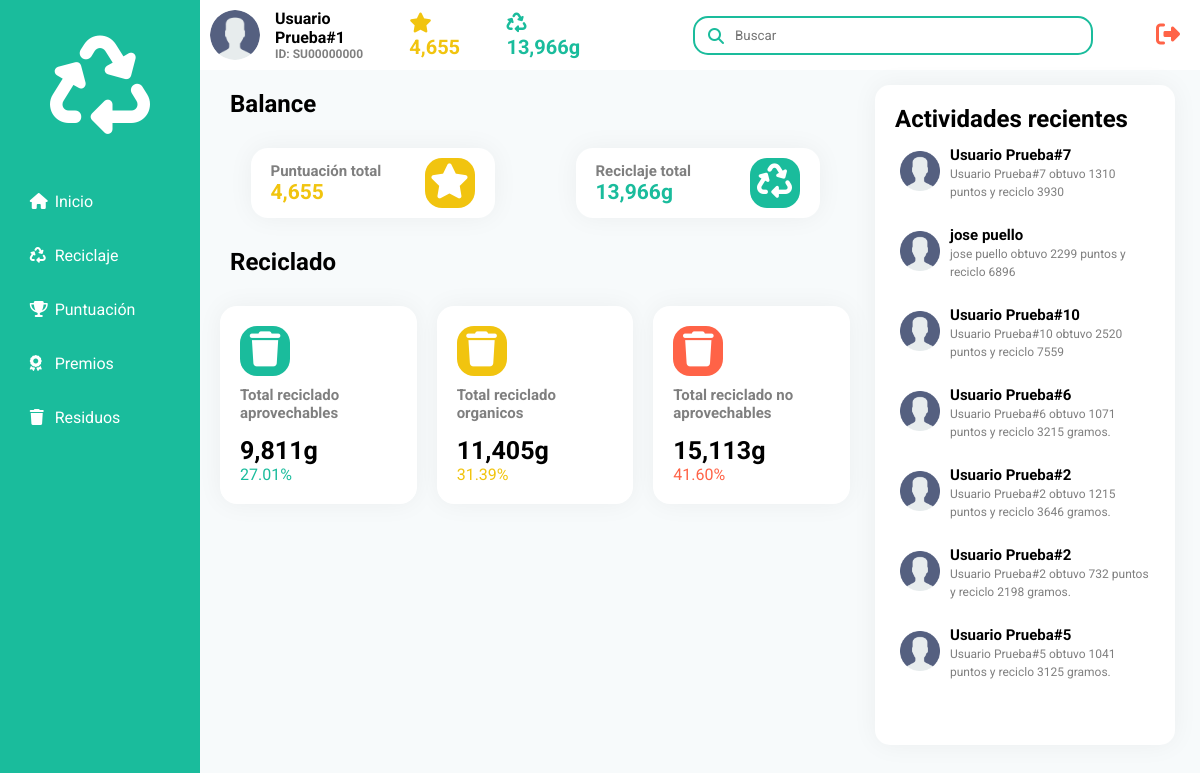
The page /?controlador=paginas&accion=inicio (signed in) on the database its author committed.
### tables this page shows
CREATE TABLE `usuarios` (
  `ID_Usuario` varchar(18) NOT NULL,
  `Avatar` longblob DEFAULT NULL,
  `Nombre` varchar(25) NOT NULL,
  `Apellido` varchar(25) NOT NULL,
  `Correo` varchar(100) NOT NULL,
  `FechaNacimiento` date DEFAULT NULL,
  `Contrasena` varchar(250) NOT NULL,
  `Telefono` varchar(15) DEFAULT NULL,
  `Genero` char(1) DEFAULT NULL,
  `Puntos_Totales` int(11) DEFAULT NULL,
  `Total_Reciclado` int(11) DEFAULT NULL
);

CREATE TABLE `actividades_recientes` (
  `ID_Actividad` varchar(10) NOT NULL,
  `Descripcrion` text NOT NULL,
  `Fecha` date NOT NULL DEFAULT current_timestamp(),
  `ID_Usuario` varchar(18) NOT NULL
);

### model/usuario.php (called while the page is built, shortened)
<?php
class Usuario
{
    private $nombre;
    private $apellido;
    private $totalPuntos;
    private $totalReciclaje;
    public function setUsuario($correo)
    {
        $conexion = BD::crearInstancia();
        $sql = $conexion->prepare("SELECT * FROM usuarios WHERE Correo = ?");
        $sql->execute(array($correo));
        foreach ($sql as $usuario) {
            $this->ID = $usuario['ID_Usuario'];
            $this->nombre = $usuario['Nombre'];
            $this->apellido = $usuario['Apellido'];
            $this->totalPuntos = $usuario['Puntos_Totales'];
            $this->totalReciclaje = $usuario['Total_Reciclado'];
        }
    }
    public function getNombre()
    {
        return $this->nombre;
    }
    public function getApellido()
    {
        return $this->apellido;
    }
    public function getIdUsuario()
    {
        return $this->ID;
    }
    public function getTotalPuntos()
    {
        return $this->totalPuntos;
    }
    public function getTotalReciclado()
    {
        return $this->totalReciclaje;
    }
}

### controller/controlador_paginas.php (called while the page is built, shortened)
<?php
class ControladorPaginas
{
    public function inicio()
    {
        $usuario1 = $GLOBALS['usuario'];
        include_once("model/reciclaje.php");
        include_once("model/actividad.php");
        $reciclaje = new Reciclaje();
        $reciclaje->consultarReciclajeTotal($usuario1->getIdUsuario());
        $actividadTabla = Actividad::consultarActividad($usuario1->getIdUsuario());
        include_once("view/pages/inicio.php");
    }
}

### router.php (called while the page is built, shortened)
<?php
$controlador = new $objControlador();
$controlador->$accion();

### model/reciclaje.php (called while the page is built, shortened)
<?php
class Reciclaje
{
    private $organico;
    private $aprovechable;
    private $noAprovechable;
    public function consultarReciclajeTotal($idUsuario)
    {
        $conexion = BD::crearInstancia();
        $sql = $conexion->prepare("SELECT SUM(Aprovechables) as Aprovechables,
        SUM(Organicos) as No_Aprovechable, SUM(No_Aprovechable) as Organicos
        FROM reciclaje WHERE ID_Usuario = ?");
        $sql->execute(array($idUsuario));
        foreach ($sql as $reciclado) {
            $this->aprovechable = $reciclado['Aprovechables'];
            $this->noAprovechable = $reciclado['No_Aprovechable'];
            $this->organico = $reciclado['Organicos'];
        }
    }
    public function getProcentaje($reciclado)
    {
        $total = $this->aprovechable + $this->noAprovechable + $this->organico;
        if ($total == 0) {
            return 0;
        } else {
            return $porcentajeReciclado = $reciclado * 100 / $total;
        }
    }
    public function getOrganico()
    {
        return $this->organico;
    }
    public function getAprovechable()
    {
        return $this->aprovechable;
    }
    public function getNoAprovechable()
    {
        return $this->noAprovechable;
    }
}

### model/actividad.php (called while the page is built, shortened)
<?php
class Actividad{
    private $descripcion;
    private $nombre;
    public function __construct()
    {
        $arguments = func_get_args();
        $numberOfArguments = func_num_args();
        if (method_exists($this, $function = '__construct' . $numberOfArguments)) {
            call_user_func_array(array($this, $function), $arguments);
        }
    }
    public function __construct2($nombre, $descripcion)
    {
        $this -> nombre = $nombre ;
        $this -> descripcion = $descripcion;
    }
    public static function consultarActividad($idUsuario)
    {
        $listaActividad = [];
        $conexionBD = BD::crearInstancia();
        $sql = $conexionBD->prepare("SELECT u.Nombre as nombre, u.Apellido as apellido, a.Descripcrion as descripcion FROM usuarios u JOIN actividades_recientes a on a.ID_Usuario = u.ID_Usuario WHERE u.ID_Usuario != ? ORDER BY a.Fecha DESC LIMIT 7");
        $sql->execute(array($idUsuario));
        foreach ($sql->fetchAll() as $actividad) {
            $listaActividad[] = new Actividad($actividad['nombre'] . " " . $actividad['apellido'], $actividad['descripcion']);
        }
        return $listaActividad;
    }
    public function getNombre(){
        return $this -> nombre;
    }
    public function getDescripcion(){
        return $this -> descripcion;
    }
}

### view/pages/inicio.php (the view)
<div class="mainInicio">
    <div class="balance">
        <div class="cardHeader">
            <h2>Balance</h2>
        </div>
        <div class="cardBox">
            <div class="card">
                <div>
                    <div class="cardName">
                        <p>Puntuación total</p>
                    </div>
                    <div class="number totalPuntos">
                        <p><?php echo number_format($usuario1->getTotalPuntos()); ?></p>
                    </div>
                </div>
                <div class="iconBox puntos">
                    <i class="fas fa-star"></i>
                </div>
            </div>
            <div class="card">
                <div>
                    <div class="cardName">
                        <p>Reciclaje total</p>
                    </div>
                    <div class="number totalReciclaje">
                        <p><?php echo number_format($usuario1->getTotalReciclado()) . "g"; ?></p>
                    </div>
                </div>
                <div class="iconBox reciclaje">
                    <i class="fas fa-recycle"></i>
                </div>
            </div>
        </div>
        <div class="cardHeader">
            <h2>Reciclado</h2>
        </div>
        <div class="details">
            <div class="card">
                <div class="iconBox aprovechables">
                    <i class="fas fa-trash"></i>
                </div>
                <div class="cardDetail">
                    <div class="cardName">
                        <p>Total reciclado aprovechables</p>
                    </div>
                    <div class="number">
                        <p><?php echo number_format($reciclaje->getAprovechable()) . "g"; ?></p>
                    </div>
                    <div id="porcentajeA">
                        <p><?php echo number_format($reciclaje->getProcentaje($reciclaje->getAprovechable()), 2) . "%"; ?></p>
                    </div>
                </div>
            </div>
            <div class="card">
                <div class="iconBox organicos">
                    <i class="fas fa-trash"></i>
                </div>
                <div class="cardDetail">
                    <div class="cardName">
                        <p>Total reciclado organicos</p>
                    </div>
                    <div class="number">
                        <p><?php echo number_format($reciclaje->getNoAprovechable()) . "g"; ?></p>
                    </div>
                    <div id="porcentajeO">
                        <p><?php echo number_format($reciclaje->getProcentaje($reciclaje->getNoAprovechable()), 2) . "%"; ?></p>
                    </div>
                </div>
            </div>
            <div class="card">
                <div class="iconBox noAprovechables">
                    <i class="fas fa-trash"></i>
                </div>
                <div class="cardDetail">
                    <div class="cardName">
                        <p>Total reciclado no aprovechables</p>
                    </div>
                    <div class="number">
                        <p><?php echo number_format($reciclaje->getOrganico()) . "g"; ?></p>
                    </div>
                    <div id="porcentajeNa">
                        <p><?php echo number_format($reciclaje->getProcentaje($reciclaje->getOrganico()), 2) . "%"; ?></p>
                    </div>
                </div>
            </div>
        </div>
    </div>
    <div class="recentActivities">
        <div class="cardHeader">
            <h2>Actividades recientes</h2>
            <table>
                <tbody>
                    <?php foreach ($actividadTabla as $actividadTabla) { ?>
                        <tr>
                            <td>
                                <div class="imgBox"><img width="40px" src="assets/img/usuario.png"></div>
                            </td>
                            <td>
                                <h4><?php echo $actividadTabla->getNombre(); ?></h4>
                                <span><?php echo $actividadTabla->getDescripcion(); ?></span>
                            </td>
                        </tr>
                    <?php } ?>
                </tbody>
            </table>
        </div>
    </div>
</div>

### index.php (shortened to what this page needs)
<?php
include_once("model/usuario.php");
$usuarioSession = new  UsuarioSession();
$usuario = new Usuario();
if (isset($_SESSION['usuario'])) {
    $usuario->setUsuario($usuarioSession->getUsuarioActual());
    include_once("view/template.php");
} else if (isset($_POST['btnLogin'])) {
    if (isset($_POST['correo']) && isset($_POST['contraseña'])) {
        $correoForm = $_POST['correo'];
        $contraseñaForm = $_POST['contraseña'];
        if ($usuario->existeUsuario($correoForm, $contraseñaForm)) {
            $usuarioSession->setUsuarioActual($correoForm);
            $usuario->setUsuario($correoForm);
            header("Location:./?controlador=paginas&accion=inicio");
            if (isset($_GET['controlador']) && isset($_GET['accion'])) {
                if (($_GET['controlador'] != "") && ($_GET['accion'] != "")) {
                    $controlador = $_GET['controlador'];
                    $accion = $_GET['accion'];
                }
            }
            include_once("view/template.php");
        } else {
            header("Location:./?controlador=login&accion=login&mensaje=1");
            include_once("login.php");
        }
    }
} else if (isset($_POST['btnSingIn'])) {
    if (isset($_POST['nombre']) && isset($_POST['apellido']) && isset($_POST['correo']) && isset($_POST['contraseña'])) {
        if (isset($_GET['controlador']) && isset($_GET['accion'])) {
            if (($_GET['controlador'] != "") && ($_GET['accion'] != "")) {
                $controlador = $_GET['controlador'];
                $accion = $_GET['accion'];
            }
        }
        $id = $usuario->getIdUsuarioAleatorio();
        $nombreRegistro = $_POST['nombre'];
        $apellidoRegistro = $_POST['apellido'];
        $correoRegistro = $_POST['correo'];
        $contraseña = $_POST['contraseña'];
        if ($usuario->comprobarUsuario($correoRegistro)) {
            header("Location:./?controlador=login&accion=singin&mensaje=2");
            include_once("login.php");
        } else {
            $usuario->crear($id, $nombreRegistro, $apellidoRegistro, $correoRegistro, $contraseña);
            echo "usuario registrado";
            header("Location:./?controlador=login&accion=login&mensaje=3");
            include_once("login.php");
        }
    }
}

### view/template.php (shortened to what this page needs)
<!DOCTYPE html>
<html lang="es">
<head>
  <link rel="stylesheet" href="assets/css/dashboard.css?v=<?php echo(rand()); ?>">
</head>
<body>
  <div class="wrapper">
    <div class="sidebar">
      <h2><i class="fas fa-recycle"></i></h2>
      <ul>
        <li><a href="?controlador=paginas&accion=inicio"><i class="fas fa-home"></i>Inicio</a></li>
        <li><a href="?controlador=paginas&accion=reciclaje"><i class="fas fa-recycle"></i>Reciclaje</a></li>
        <li><a href="?controlador=paginas&accion=puntuacion"><i class="fas fa-trophy"></i></i>Puntuación</a></li>
        <li><a href="?controlador=paginas&accion=premios"><i class="fas fa-award"></i>Premios</a></li>
        <li><a href="?controlador=paginas&accion=residuos"><i class="fas fa-trash"></i></i>Residuos</a></li>
      </ul>
    </div>
    <div class="main">
      <div class="topbar">
        <div class="user">
          <div class="userAvatar"><img src="assets/img/usuario.png" alt=""></div>
          <div class="userInfo">
            <p class="nombre"><?php echo $usuario->getNombre() . " " .  $usuario->getApellido();
                              ?></p>
            <p class="id">ID: <?php echo $usuario->getIdUsuario(); ?></p>
          </div>
          <p class="userPuntos"><i class="fas fa-star"></i><?php echo number_format($usuario->getTotalPuntos()); ?></p>
          <p class="userReciclado"> <i class="fas fa-recycle"></i><?php echo number_format($usuario->getTotalReciclado()) . "g"; ?></p>
        </div>
        <div class="search">
          <label>
            <input type="text" name="" id="" placeholder="Buscar">
            <i class="fas fa-search"></i>
          </label>
        </div>
        <div class="cerrarSesion">
          <a href="model/cerrar_sesion.php"><i class="fas fa-sign-out-alt"></i></a>
        </div>
      </div>
      <?php
      include_once("router.php");
      ?>
    </div>
  </div>
</body>
</html>

### rows shown on the page
usuarios: Nombre "Usuario", Apellido "Prueba#1", ID_Usuario "SU00000000", Puntos_Totales "4,655", Total_Reciclado "13,966"
actividades_recientes: Nombre "Usuario Prueba#7", Descripcrion "Usuario Prueba#7 obtuvo 1310 puntos y reciclo 3930"
actividades_recientes: Nombre "jose puello", Descripcrion "jose puello obtuvo 2299 puntos y reciclo 6896"
actividades_recientes: Nombre "Usuario Prueba#10", Descripcrion "Usuario Prueba#10 obtuvo 2520 puntos y reciclo 7559"
actividades_recientes: Nombre "Usuario Prueba#6", Descripcrion "Usuario Prueba#6 obtuvo 1071 puntos y reciclo 3215 gramos."
actividades_recientes: Nombre "Usuario Prueba#2", Descripcrion "Usuario Prueba#2 obtuvo 1215 puntos y reciclo 3646 gramos."
actividades_recientes: Nombre "Usuario Prueba#2", Descripcrion "Usuario Prueba#2 obtuvo 732 puntos y reciclo 2198 gramos."
actividades_recientes: Nombre "Usuario Prueba#5", Descripcrion "Usuario Prueba#5 obtuvo 1041 puntos y reciclo 3125 gramos."

### other values the page prints
$reciclaje->getAprovechable() "9,811"
$reciclaje->getProcentaje($reciclaje->getAprovechable()) "27.01"
$reciclaje->getNoAprovechable() "11,405"
$reciclaje->getProcentaje($reciclaje->getNoAprovechable()) "31.39"
$reciclaje->getOrganico() "15,113"
$reciclaje->getProcentaje($reciclaje->getOrganico()) "41.60"
